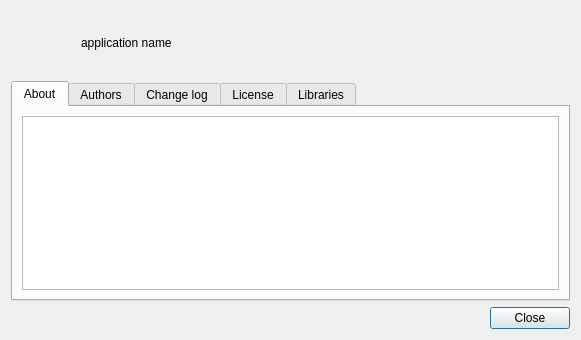
<?xml version="1.0" encoding="UTF-8"?>
<ui version="4.0">
 <class>AboutDialog</class>
 <widget class="QDialog" name="AboutDialog">
  <property name="geometry">
   <rect>
    <x>0</x>
    <y>0</y>
    <width>581</width>
    <height>340</height>
   </rect>
  </property>
  <property name="windowTitle">
   <string>About</string>
  </property>
  <layout class="QVBoxLayout" name="verticalLayout">
   <item>
    <layout class="QHBoxLayout" name="horizontalLayout">
     <item>
      <widget class="QLabel" name="icon_label">
       <property name="sizePolicy">
        <sizepolicy hsizetype="Fixed" vsizetype="Fixed">
         <horstretch>0</horstretch>
         <verstretch>0</verstretch>
        </sizepolicy>
       </property>
       <property name="minimumSize">
        <size>
         <width>64</width>
         <height>64</height>
        </size>
       </property>
       <property name="maximumSize">
        <size>
         <width>64</width>
         <height>64</height>
        </size>
       </property>
       <property name="scaledContents">
        <bool>true</bool>
       </property>
      </widget>
     </item>
     <item>
      <layout class="QVBoxLayout" name="headLayout">
       <item>
        <widget class="QLabel" name="programmTitle_label">
         <property name="text">
          <string>application name</string>
         </property>
        </widget>
       </item>
      </layout>
     </item>
    </layout>
   </item>
   <item>
    <widget class="QTabWidget" name="tabWidget">
     <property name="enabled">
      <bool>true</bool>
     </property>
     <property name="currentIndex">
      <number>0</number>
     </property>
     <widget class="QWidget" name="about_tab">
      <attribute name="title">
       <string>About</string>
      </attribute>
      <layout class="QVBoxLayout" name="verticalLayout_2">
       <item>
        <widget class="QPlainTextEdit" name="about_plainTextEdit"/>
       </item>
      </layout>
     </widget>
     <widget class="QWidget" name="authors_tab">
      <attribute name="title">
       <string>Authors</string>
      </attribute>
      <layout class="QVBoxLayout" name="verticalLayout_5">
       <item>
        <widget class="QPlainTextEdit" name="authors_plainTextEdit">
         <property name="lineWrapMode">
          <enum>QPlainTextEdit::NoWrap</enum>
         </property>
         <property name="readOnly">
          <bool>true</bool>
         </property>
        </widget>
       </item>
      </layout>
     </widget>
     <widget class="QWidget" name="changelog_tab">
      <attribute name="title">
       <string>Change log</string>
      </attribute>
      <layout class="QVBoxLayout" name="verticalLayout_6">
       <item>
        <widget class="QPlainTextEdit" name="changelog_plainTextEdit"/>
       </item>
      </layout>
     </widget>
     <widget class="QWidget" name="license_tab">
      <attribute name="title">
       <string>License</string>
      </attribute>
      <layout class="QVBoxLayout" name="verticalLayout_4">
       <item>
        <widget class="QPlainTextEdit" name="license_plainTextEdit">
         <property name="lineWrapMode">
          <enum>QPlainTextEdit::NoWrap</enum>
         </property>
         <property name="readOnly">
          <bool>true</bool>
         </property>
        </widget>
       </item>
      </layout>
     </widget>
     <widget class="QWidget" name="libraries_tab">
      <attribute name="title">
       <string>Libraries</string>
      </attribute>
      <layout class="QVBoxLayout" name="verticalLayout_3">
       <item>
        <widget class="QPlainTextEdit" name="libraries_plainTextEdit">
         <property name="lineWrapMode">
          <enum>QPlainTextEdit::NoWrap</enum>
         </property>
         <property name="readOnly">
          <bool>true</bool>
         </property>
        </widget>
       </item>
      </layout>
     </widget>
    </widget>
   </item>
   <item>
    <widget class="QDialogButtonBox" name="buttonBox">
     <property name="orientation">
      <enum>Qt::Horizontal</enum>
     </property>
     <property name="standardButtons">
      <set>QDialogButtonBox::Close</set>
     </property>
    </widget>
   </item>
  </layout>
 </widget>
 <tabstops>
  <tabstop>tabWidget</tabstop>
  <tabstop>about_plainTextEdit</tabstop>
  <tabstop>authors_plainTextEdit</tabstop>
  <tabstop>license_plainTextEdit</tabstop>
  <tabstop>libraries_plainTextEdit</tabstop>
  <tabstop>buttonBox</tabstop>
 </tabstops>
 <resources/>
 <connections>
  <connection>
   <sender>buttonBox</sender>
   <signal>accepted()</signal>
   <receiver>AboutDialog</receiver>
   <slot>accept()</slot>
   <hints>
    <hint type="sourcelabel">
     <x>248</x>
     <y>254</y>
    </hint>
    <hint type="destinationlabel">
     <x>157</x>
     <y>274</y>
    </hint>
   </hints>
  </connection>
  <connection>
   <sender>buttonBox</sender>
   <signal>rejected()</signal>
   <receiver>AboutDialog</receiver>
   <slot>reject()</slot>
   <hints>
    <hint type="sourcelabel">
     <x>316</x>
     <y>260</y>
    </hint>
    <hint type="destinationlabel">
     <x>286</x>
     <y>274</y>
    </hint>
   </hints>
  </connection>
 </connections>
</ui>
